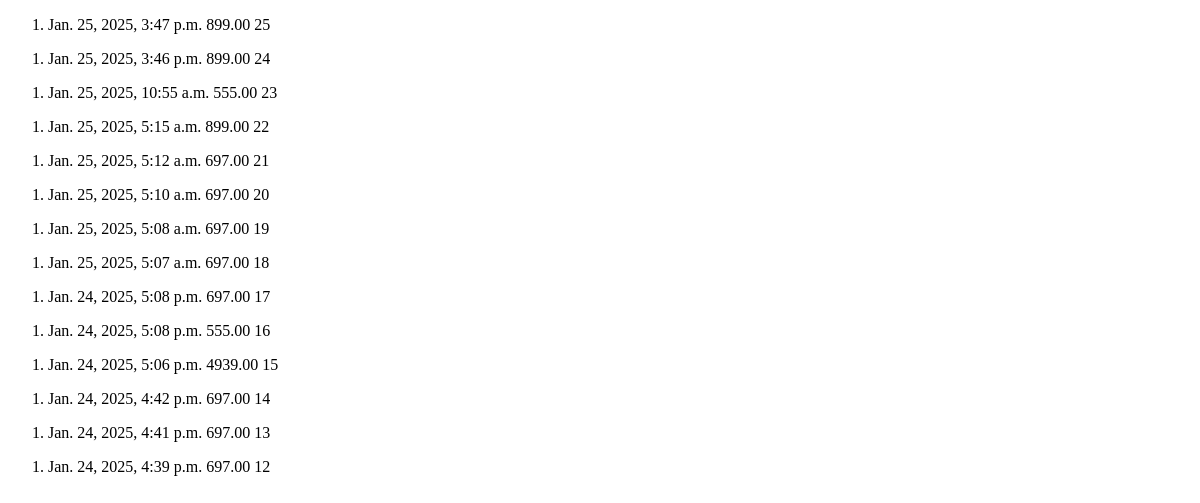
Before: /orderlist/ (signed in) with the older database file.
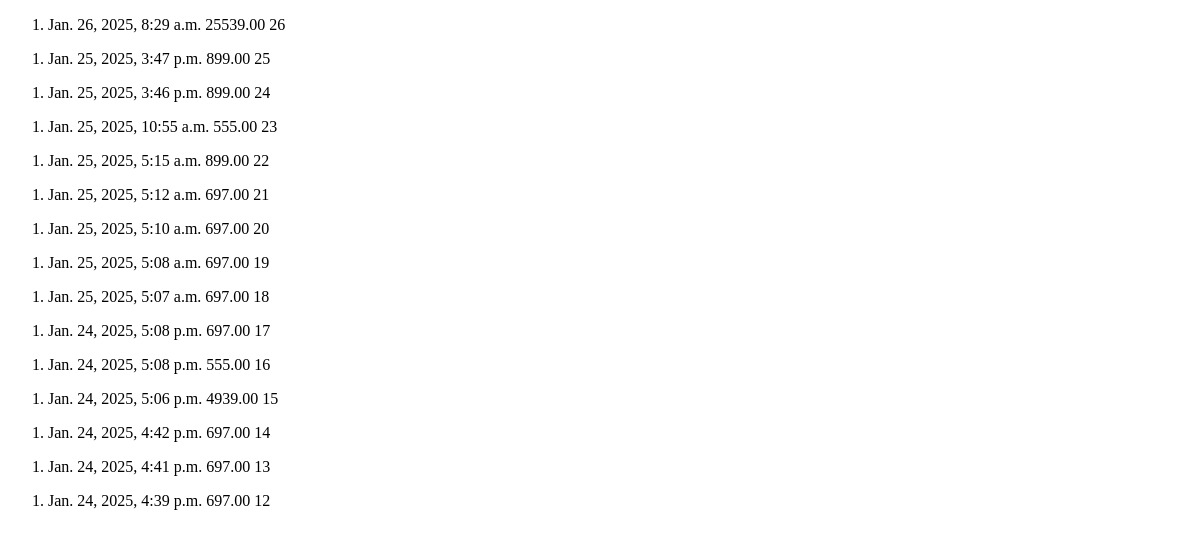
After: the same page with the newer database file.
### app/models.py (models this page shows, shortened)
class Order(models.Model):
    user = models.ForeignKey(User, on_delete=models.CASCADE, blank=True, null=True, related_name='orders')
    cart = models.ForeignKey(Cart, on_delete=models.SET_NULL, blank=True, null=True, related_name='orders')
    total = models.DecimalField(max_digits=10, decimal_places=2, default=0.00)
    address = models.TextField()
    created_at = models.DateTimeField(auto_now_add=True)
    updated_at = models.DateTimeField(auto_now=True)
    status = models.CharField(
        max_length=50,
        choices=[
            ('Pending', 'Pending'),
            ('Processing', 'Processing'),
            ('Shipped', 'Shipped'),
            ('Delivered', 'Delivered'),
            ('Cancelled', 'Cancelled'),
        ],
        default='Pending',
    )

### app/views.py (the view)
# urls.py: path('orderlist/',order_list,name="order_list"),
def order_list(request):
    orders = Order.objects.filter(user=request.user).order_by('-created_at')
    return render(request, 'html/order_list.html', {'orders': orders})

### templates/html/order_list.html (shortened to what this page needs)
<!DOCTYPE html>
<html lang="en">
<head>
</head>
<body>
    {% for order in orders %}
    <ol>
        <li>
            {{order.created_at}}
             {{order.total}}
             {{order.id}}
        </li>
    </ol>
    {% endfor %}
</body>
</html>

Changed rows visible on the page:
added Order: created_at "Jan. 26, 2025, 8:29 a.m.", total "25539.00", id "26"
